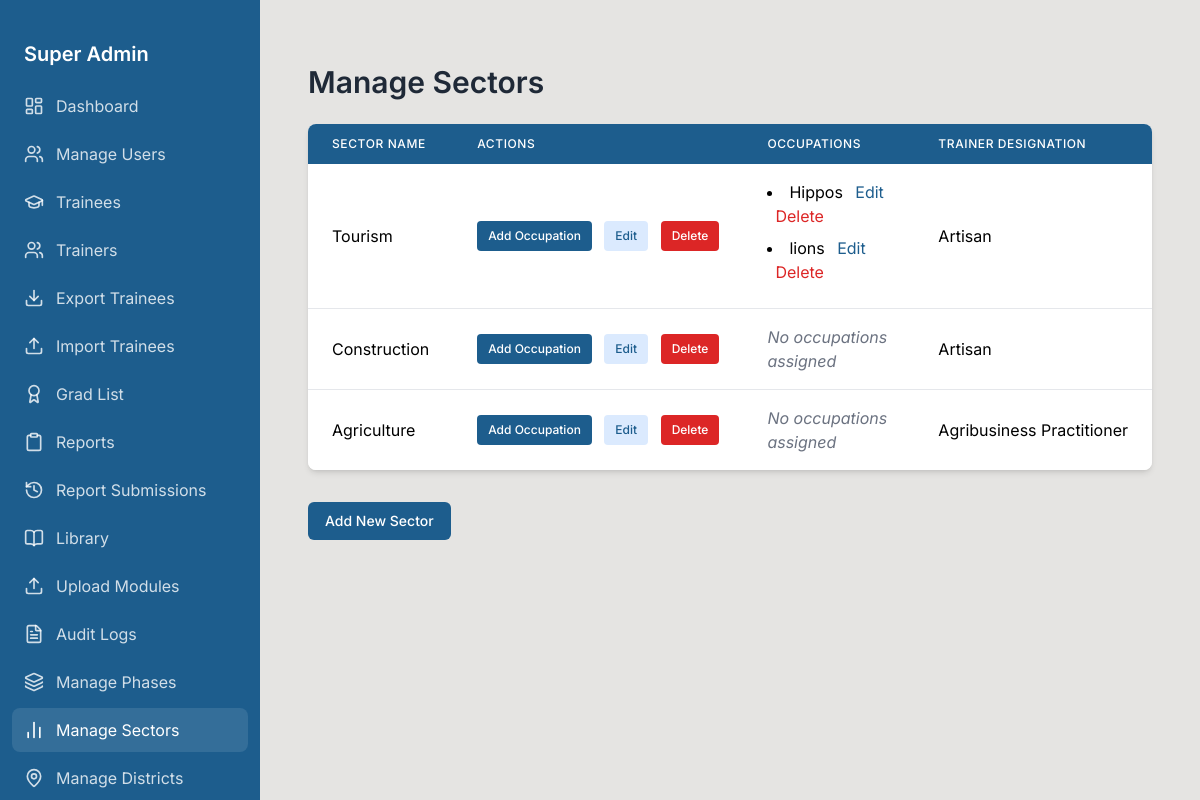
The page /superuser/sectors/ (signed in) on the database its author committed.
### urdt_app/models.py (models this page shows, shortened)
class Sector(models.Model):
    name = models.CharField(max_length=100)
    TRAINER_DESIGNATIONS = [
        ('Artisan', 'Artisan'),
        ('Agribusiness Practitioner', 'Agribusiness Practitioner'),
    ]
    trainer_designation = models.CharField(
        max_length=50,
        choices=TRAINER_DESIGNATIONS,
        blank=True,
        null=True,
        help_text="Only trainers with this designation can be assigned to this sector."
    )

class Occupation(models.Model):
    sector = models.ForeignKey(Sector, on_delete=models.CASCADE, related_name='occupations')
    name = models.CharField(max_length=100)

### urdt_app/views.py (the view)
# urls.py: path('superuser/sectors/', views.manage_sectors, name='manage_sectors'),
@login_required
@user_passes_test(superuser_required)
def manage_sectors(request):
    sectors = Sector.objects.prefetch_related('occupations')
    return render(request, 'superuser/manage_sectors.html', {'sectors': sectors})

### urdt_app/context_processors.py (called while the page is built, shortened)
def safeguarding_notifications(request):
    if not request.user.is_authenticated:
        return {}
    user = request.user
    return {}

def dynamic_base_template(request):
    base_template = "base.html"  # Default fallback
    if request.user.is_authenticated:
        role_templates = {
            "SUPER_USER": "superuser/base.html",
            "ADMINISTRATIVE_USER": "adminuser/base.html",
            "SUB_ADMIN": "subadmin/base.html",
            "EPICENTER_MANAGER": "epicentermanager/base.html",
            "SECTOR_LEAD": "sectorlead/base.html",  # Placeholder, refined further below
            "TRAINEE":"trainee/base.html",
            "TRAINER":"trainer/base.html"
        }
        base_template = role_templates.get(request.user.role, "base.html")
    return {"base_template": base_template}

### urdt_app/utils.py (called while the page is built)
def superuser_required(user):
    return user.is_authenticated and user.role == "SUPER_USER"

### templates/superuser/manage_sectors.html (shortened to what this page needs)
{% extends 'superuser/base.html' %}
{% block content %}
<div class="container mx-auto px-4 py-8">
  <h1 class="text-3xl font-semibold text-gray-800 mb-6">Manage Sectors</h1>
  <div class="overflow-x-auto bg-white shadow-md rounded-lg mb-8">
    <table class="min-w-full table-auto">
      <thead class="bg-[#1d5d8d] text-white">
        <tr>
          <th class="px-6 py-3 text-left text-xs font-medium uppercase tracking-wider">Sector Name</th>
          <th class="px-6 py-3 text-left text-xs font-medium uppercase tracking-wider">Actions</th>
          <th class="px-6 py-3 text-left text-xs font-medium uppercase tracking-wider">Occupations</th>
          <th class="px-6 py-3 text-left text-xs font-medium uppercase tracking-wider">Trainer Designation</th>
        </tr>
      </thead>
      <tbody class="bg-white divide-y divide-gray-200">
        {% for sector in sectors %}
        <tr class="hover:bg-blue-50">
          <td class="px-6 py-4 whitespace-nowrap">{{ sector.name }}</td>
          <td class="px-6 py-4 whitespace-nowrap">
            <a href="{% url 'add_occupation' sector.id %}" class="inline-flex items-center px-2.5 py-1.5 border border-transparent text-xs font-medium rounded text-white bg-[#1d5d8d] hover:bg-[#249428] focus:outline-none focus:ring-2 focus:ring-offset-2 focus:ring-blue-500 mr-2">Add Occupation</a>
            <a href="{% url 'edit_sector' sector.id %}" class="inline-flex items-center px-2.5 py-1.5 border border-transparent text-xs font-medium rounded text-[#1d5d8d] bg-blue-100 hover:bg-blue-200 focus:outline-none focus:ring-2 focus:ring-offset-2 focus:ring-blue-500 mr-2">Edit</a>
            <form method="post" action="{% url 'delete_sector' sector.id %}" class="inline-block">
              <button type="submit" class="inline-flex items-center px-2.5 py-1.5 border border-transparent text-xs font-medium rounded text-white bg-red-600 hover:bg-red-700 focus:outline-none focus:ring-2 focus:ring-offset-2 focus:ring-red-500" onclick="return confirm('Are you sure?')">Delete</button>
            </form>
          </td>
          <td class="px-6 py-4">
            {% if sector.occupations.exists %}
              <ul class="list-disc list-inside">
                {% for occupation in sector.occupations.all %}
                  <li class="mb-2">
                    {{ occupation.name }}
                    <a href="{% url 'edit_occupation' occupation.id %}" class="text-[#1d5d8d] hover:text-blue-700 ml-2">Edit</a>
                    <form method="post" action="{% url 'delete_occupation' occupation.id %}" class="inline-block ml-2">
                      <button type="submit" class="text-red-600 hover:text-red-800" onclick="return confirm('Are you sure?')">Delete</button>
                    </form>
                  </li>
                {% endfor %}
              </ul>
            {% else %}
              <span class="text-gray-500 italic">No occupations assigned</span>
            {% endif %}
          </td>
          <td class="px-6 py-4 whitespace-nowrap">{{ sector.get_trainer_designation_display }}</td>
        </tr>
        {% endfor %}
      </tbody>
    </table>
  </div>
  <div>
    <a href="{% url 'add_sector' %}" class="inline-flex items-center px-4 py-2 border border-transparent text-sm font-medium rounded-md text-white bg-[#1d5d8d] hover:bg-[#249428] focus:outline-none focus:ring-2 focus:ring-offset-2 focus:ring-blue-500">
      Add New Sector
    </a>
  </div>
</div>
{% endblock %}

### templates/superuser/base.html (style rules this page uses)
:root { --sidebar-width: 260px; }
body { font-family: 'Inter', sans-serif; }

### rows shown on the page
Sector: name "Tourism", trainer_designation "Artisan"
Occupation: name "Hippos"
Occupation: name "lions"
Sector: name "Construction", shows "No occupations assigned", trainer_designation "Artisan"
Sector: name "Agriculture", shows "No occupations assigned", trainer_designation "Agribusiness Practitioner"
